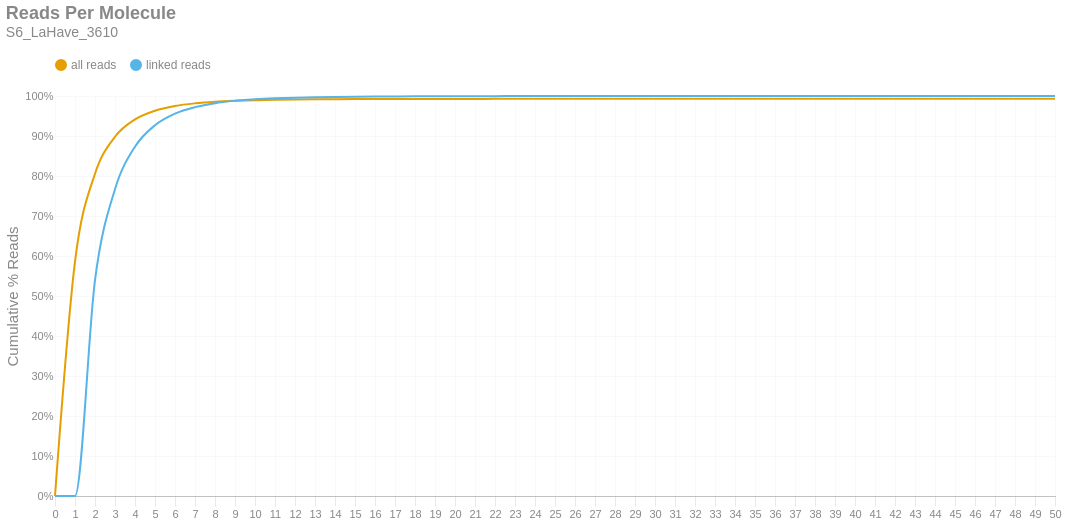

Notebook source saved alongside this figure:
### Markdown cell above
### Reads per Molecule
This chart shows the cumulative distribution of the number of reads per linked molecule. That is, how many alignments are associated with a unique molecule. This excludes the number of reads associated with invalid or absent linked-read barcodes. The `linked` histogram is the percentages recalculated when disregarding singletons.

### Code cell
if SKIPLR:
    print_html(f"Skipped")
else:
    counts = np.bincount(valids['reads'].cast(pl.Int64).to_numpy())
    weighted = counts * np.arange(len(counts))
    all_perc = weighted / n_reads
    linked_perc = weighted / n_linked_reads
    linked_perc[1] = 0
    binned_df = pl.DataFrame({
        'readsper': list(range(len(counts))),
        'all reads (cumsum)': np.cumsum(all_perc).tolist(),
        'linked reads (cumsum)': np.cumsum(linked_perc).tolist(),
    })

    with SafeRender(binned_df):
        (
            density_plot(binned_df, 'Reads Per Molecule', samplename, 'readspmol')
            .encode(
                x=alt.X('readsper:O', title=None).axis(labelAngle=0).scale(padding=0),
                y=alt.Y('value:Q', title='Cumulative % Reads').axis(format='%').stack(False),
                color=alt.Color("key:N").scale(domain=["all reads", "linked reads"]),
                tooltip=[
                    alt.Tooltip("key:N", title="Data Type"),
                    alt.Tooltip("readsper:O", title="Reads Per Molecule"),
                    alt.Tooltip("value:Q", format=".2%", title="% Reads (Cum.)")
                ]            
            )
        ).display()

### Figure 1 — Vega-Lite specification as saved in the notebook (floating-point values rounded to 4 significant figures)
{"width": "container", "height": 400, "config": {"title": {"anchor": "start", "dy": -15, "fontSize": 18, "color": "#888888", "subtitleColor": "#888888", "subtitleFontSize": 14}, "arc": {"fill": "#0072B2"}, "axis": {"domainColor": "#888888", "domainWidth": 0.5, "gridWidth": 0.2, "grid": false, "titleFontWeight": 400, "titleFontSize": 15, "labelFontSize": 11, "labelColor": "#888888", "tickColor": "#888888", "tickWidth": 0.2, "titleColor": "#888888"}, "axisBand": {"grid": false}, "axisX": {"grid": true, "tickSize": 10, "domainCap": "round"}, "axisY": {"domain": false, "grid": true, "tickSize": 0, "domainCap": "round"}, "background": "transparent", "header": {"labelFontSize": 15, "labelColor": "#888888", "titleFontSize": 15, "titleFontWeight": 600, "titleColor": "#888888"}, "legend": {"labelFont": "sans-serif", "labelFontSize": 12, "labelColor": "#888888", "symbolSize": 100, "symbolType": "circle", "titleFontSize": 12, "titlePadding": 10, "titleColor": "#888888", "title": null, "orient": "top"}, "range": {"category": ["#E69F00", "#56B4E9", "#009E73", "#F0E442", "#0072B2", "#D55E00", "#CC79A7", "#000000"], "diverging": ["#cfe8f3", "#a2d4ec", "#73bfe2", "#46abdb", "#1696d2", "#12719e"]}, "area": {"fill": "#0072B2", "fillOpacity": 0.7, "line": true, "strokeOpacity": 0.7}, "line": {"color": "#0072B2", "stroke": "#0072B2", "strokeWidth": 2}, "trail": {"color": "#0072B2", "stroke": "#0072B2", "strokeWidth": 0, "size": 1}, "point": {"filled": true, "fillOpacity": 1.0, "size": 95}, "text": {"color": "#888888", "fontSize": 11, "align": "right", "fontWeight": 400, "size": 11}, "bar": {"fill": "#0072B2", "stroke": null}, "view": {"stroke": null, "continuousWidth": 660, "continuousHeight": 400}}, "data": {"name": "data-32b828122804d1c02588e76267c210c5"}, "mark": {"type": "line", "interpolate": "monotone", "point": {"opacity": 0, "size": 275}}, "encoding": {"color": {"field": "key", "scale": {"domain": ["all reads", "linked reads"]}, "type": "nominal"}, "tooltip": [{"field": "key", "title": "Data Type", "type": "nominal"}, {"field": "readsper", "title": "Reads Per Molecule", "type": "ordinal"}, {"field": "value", "format": ".2%", "title": "% Reads (Cum.)", "type": "quantitative"}], "x": {"axis": {"labelAngle": 0}, "field": "readsper", "scale": {"padding": 0}, "title": null, "type": "ordinal"}, "y": {"axis": {"format": "%"}, "field": "value", "stack": false, "title": "Cumulative % Reads", "type": "quantitative"}}, "params": [{"name": "param_c36ac31b6afebe62", "select": {"type": "point", "fields": ["key"]}, "bind": "legend"}], "title": {"text": "Reads Per Molecule", "subtitle": "S6_LaHave_3610"}, "transform": [{"fold": ["all reads (cumsum)", "linked reads (cumsum)"]}, {"calculate": "replace(datum.key, ' (cumsum)', '')", "as": "key"}, {"filter": {"param": "param_c36ac31b6afebe62"}}], "usermeta": {"embedOptions": {"downloadFileName": "S6_LaHave_3610.readspmol"}}, "$schema": "https://vega.github.io/schema/vega-lite/v6.1.0.json", "datasets": {"data-32b828122804d1c02588e76267c210c5": [{"readsper": 0, "all reads (cumsum)": 0.0, "linked reads (cumsum)": 0.0}, {"readsper": 1, "all reads (cumsum)": 0.586, "linked reads (cumsum)": 0.0}, {"readsper": 2, "all reads (cumsum)": 0.8056, "linked reads (cumsum)": 0.5397}, {"readsper": 3, "all reads (cumsum)": 0.8981, "linked reads (cumsum)": 0.767}, {"readsper": 4, "all reads (cumsum)": 0.9414, "linked reads (cumsum)": 0.8733}, {"readsper": 5, "all reads (cumsum)": 0.9632, "linked reads (cumsum)": 0.927}, {"readsper": 6, "all reads (cumsum)": 0.975, "linked reads (cumsum)": 0.956}, {"readsper": 7, "all reads (cumsum)": 0.9816, "linked reads (cumsum)": 0.9722}, {"readsper": 8, "all reads (cumsum)": 0.9857, "linked reads (cumsum)": 0.9821}, {"readsper": 9, "all reads (cumsum)": 0.988, "linked reads (cumsum)": 0.9879}, {"readsper": 10, "all reads (cumsum)": 0.9896, "linked reads (cumsum)": 0.9917}, {"readsper": 11, "all reads (cumsum)": 0.9906, "linked reads (cumsum)": 0.9942}, {"readsper": 12, "all reads (cumsum)": 0.9912, "linked reads (cumsum)": 0.9958}, {"readsper": 13, "all reads (cumsum)": 0.9917, "linked reads (cumsum)": 0.997}, {"readsper": 14, "all reads (cumsum)": 0.992, "linked reads (cumsum)": 0.9977}, {"readsper": 15, "all reads (cumsum)": 0.9923, "linked reads (cumsum)": 0.9983}, {"readsper": 16, "all reads (cumsum)": 0.9924, "linked reads (cumsum)": 0.9987}, {"readsper": 17, "all reads (cumsum)": 0.9925, "linked reads (cumsum)": 0.999}, {"readsper": 18, "all reads (cumsum)": 0.9926, "linked reads (cumsum)": 0.9992}, {"readsper": 19, "all reads (cumsum)": 0.9927, "linked reads (cumsum)": 0.9994}, {"readsper": 20, "all reads (cumsum)": 0.9927, "linked reads (cumsum)": 0.9995}, {"readsper": 21, "all reads (cumsum)": 0.9928, "linked reads (cumsum)": 0.9996}, {"readsper": 22, "all reads (cumsum)": 0.9928, "linked reads (cumsum)": 0.9997}, {"readsper": 23, "all reads (cumsum)": 0.9928, "linked reads (cumsum)": 0.9997}, {"readsper": 24, "all reads (cumsum)": 0.9929, "linked reads (cumsum)": 0.9998}, {"readsper": 25, "all reads (cumsum)": 0.9929, "linked reads (cumsum)": 0.9998}, {"readsper": 26, "all reads (cumsum)": 0.9929, "linked reads (cumsum)": 0.9999}, {"readsper": 27, "all reads (cumsum)": 0.9929, "linked reads (cumsum)": 0.9999}, {"readsper": 28, "all reads (cumsum)": 0.9929, "linked reads (cumsum)": 0.9999}, {"readsper": 29, "all reads (cumsum)": 0.9929, "linked reads (cumsum)": 0.9999}, {"readsper": 30, "all reads (cumsum)": 0.9929, "linked reads (cumsum)": 1.0}, {"readsper": 31, "all reads (cumsum)": 0.9929, "linked reads (cumsum)": 1.0}, {"readsper": 32, "all reads (cumsum)": 0.9929, "linked reads (cumsum)": 1.0}, {"readsper": 33, "all reads (cumsum)": 0.9929, "linked reads (cumsum)": 1.0}, {"readsper": 34, "all reads (cumsum)": 0.9929, "linked reads (cumsum)": 1.0}, {"readsper": 35, "all reads (cumsum)": 0.9929, "linked reads (cumsum)": 1.0}, {"readsper": 36, "all reads (cumsum)": 0.9929, "linked reads (cumsum)": 1.0}, {"readsper": 37, "all reads (cumsum)": 0.9929, "linked reads (cumsum)": 1.0}, {"readsper": 38, "all reads (cumsum)": 0.9929, "linked reads (cumsum)": 1.0}, {"readsper": 39, "all reads (cumsum)": 0.9929, "linked reads (cumsum)": 1.0}, {"readsper": 40, "all reads (cumsum)": 0.9929, "linked reads (cumsum)": 1.0}, {"readsper": 41, "all reads (cumsum)": 0.9929, "linked reads (cumsum)": 1.0}, {"readsper": 42, "all reads (cumsum)": 0.9929, "linked reads (cumsum)": 1.0}, {"readsper": 43, "all reads (cumsum)": 0.9929, "linked reads (cumsum)": 1.0}, {"readsper": 44, "all reads (cumsum)": 0.9929, "linked reads (cumsum)": 1.0}, {"readsper": 45, "all reads (cumsum)": 0.9929, "linked reads (cumsum)": 1.0}, {"readsper": 46, "all reads (cumsum)": 0.9929, "linked reads (cumsum)": 1.0}, {"readsper": 47, "all reads (cumsum)": 0.9929, "linked reads (cumsum)": 1.0}, {"readsper": 48, "all reads (cumsum)": 0.9929, "linked reads (cumsum)": 1.0}, {"readsper": 49, "all reads (cumsum)": 0.9929, "linked reads (cumsum)": 1.0}, {"readsper": 50, "all reads (cumsum)": 0.993, "linked reads (cumsum)": 1.0}]}}
